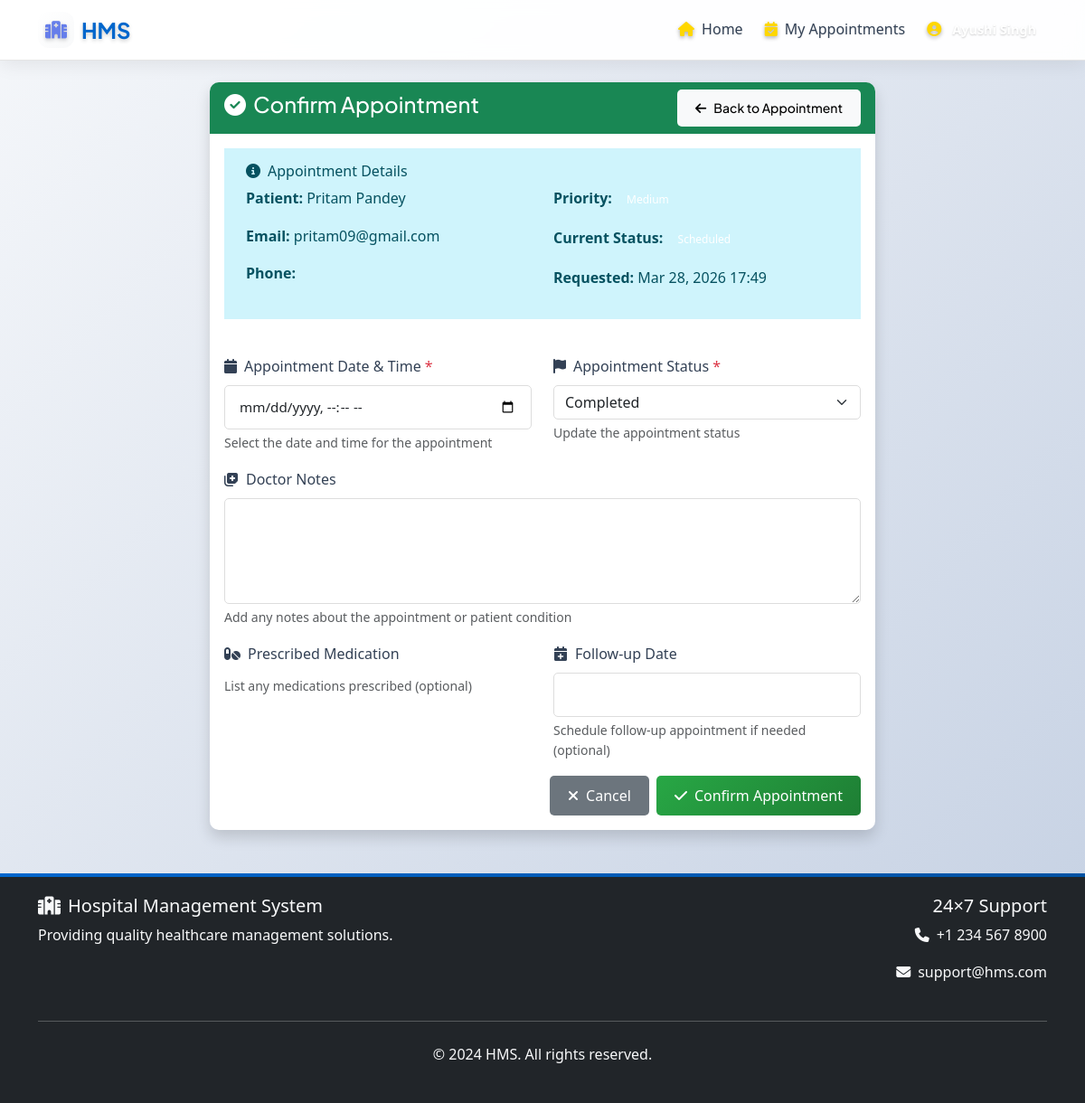
The app's page /appointments/appointment/46/confirm/ (signed in) with its own data.
### accounts/models.py (models this page shows, shortened)
class User(AbstractUser):
    ROLE_CHOICES = [
        ('ADMIN', 'Admin'),
        ('DOCTOR', 'Doctor'),
        ('PATIENT', 'Patient'),
    ]
    role = models.CharField(max_length=10, choices=ROLE_CHOICES, default='PATIENT')
    phone = PhoneNumberField(blank=True, null=True)
    profile_picture = models.ImageField(upload_to='profile_pics/', blank=True, null=True)
    date_of_birth = models.DateField(blank=True, null=True)
    address = models.TextField(blank=True)
    created_at = models.DateTimeField(auto_now_add=True)
    updated_at = models.DateTimeField(auto_now=True)
    class Meta:
        db_table = 'auth_user'
        verbose_name = 'User'
        verbose_name_plural = 'Users'
    def get_profile_picture_url(self):
        if self.profile_picture:
            return self.profile_picture.url
        return '/static/img/default-avatar.png'

### appointments/models.py (models this page shows, shortened)
class Appointment(models.Model):
    STATUS_CHOICES = [
        ('SCHEDULED', 'Scheduled'),
        ('COMPLETED', 'Completed'),
        ('CANCELLED', 'Cancelled'),
        ('EXPIRED', 'Expired'),
        ('PENDING', 'Pending'),
        ('PENDING_PAYMENT', 'Pending Payment'),
        ('PAYMENT_SUCCESSFUL', 'Payment Successful'),
    ]
    PRIORITY_CHOICES = [
        ('LOW', 'Low'),
        ('MEDIUM', 'Medium'),
        ('HIGH', 'High'),
    ]
    NOTIFICATION_CHOICES = [
        ('EMAIL', 'Email'),
        ('SMS', 'SMS'),
        ('BOTH', 'Both'),
    ]
    patient = models.ForeignKey(User, on_delete=models.CASCADE, related_name='patient_appointments')
    doctor = models.ForeignKey(User, on_delete=models.CASCADE, related_name='doctor_appointments')
    appointment_date = models.DateTimeField(null=True, blank=True)
    status = models.CharField(max_length=20, choices=STATUS_CHOICES, default='PENDING')
    priority = models.CharField(max_length=10, choices=PRIORITY_CHOICES, default='MEDIUM')
    notes = models.TextField(blank=True, null=True)
    patient_name = models.CharField(max_length=100, blank=True)
    patient_email = models.EmailField(blank=True)
    patient_phone = models.CharField(max_length=20, blank=True)
    patient_age = models.IntegerField(null=True, blank=True)
    patient_gender = models.CharField(max_length=10, blank=True)
    patient_address = models.TextField(blank=True)
    reason = models.TextField(blank=True, null=True)
    notification_preference = models.CharField(max_length=10, choices=NOTIFICATION_CHOICES, default='EMAIL')
    doctor_confirmed = models.BooleanField(default=False)
    doctor_notes = models.TextField(blank=True, null=True)
    confirmed_at = models.DateTimeField(null=True, blank=True)
    email_sent = models.BooleanField(default=False)
    sms_sent = models.BooleanField(default=False)
    last_notification_at = models.DateTimeField(null=True, blank=True)
    follow_up_date = models.DateTimeField(null=True, blank=True)
    follow_up_notes = models.TextField(blank=True, null=True)
    follow_up_completed = models.BooleanField(default=False)
    payment_method = models.CharField(max_length=20, choices=[
        ('CARD', 'Credit/Debit Card'),
        ('UPI', 'UPI'),
        ('NET_BANKING', 'Net Banking'),
    ], blank=True, null=True)
    payment_status = models.CharField(max_length=20, choices=[
        ('PENDING', 'Pending'),
        ('SUCCESSFUL', 'Successful'),
        ('FAILED', 'Failed'),
    ], default='PENDING', blank=True)
    payment_amount = models.DecimalField(max_digits=10, decimal_places=2, default=0, blank=True)
    payment_transaction_id = models.CharField(max_length=100, blank=True, null=True)
    paid_at = models.DateTimeField(null=True, blank=True)
    created_at = models.DateTimeField(auto_now_add=True)
    updated_at = models.DateTimeField(auto_now=True)
    class Meta:
        ordering = ['-appointment_date', '-created_at']

### appointments/views.py (the view)
# urls.py: path('appointment/<int:pk>/confirm/', views.confirm_appointment, name='confirm_appointment'),
@login_required
def confirm_appointment(request, pk):
    appointment = get_object_or_404(Appointment, pk=pk)
    if request.user.role != 'DOCTOR' or appointment.doctor != request.user:
        messages.error(request, 'Only the assigned doctor can confirm appointments.')
        return redirect('appointments:my_appointments')
    if request.method == 'POST':
        form = DoctorConfirmationForm(request.POST, instance=appointment)
        if form.is_valid():
            form.save()
            messages.success(request, f'Appointment {appointment.get_status_display().lower()} successfully!')
            if form.cleaned_data['status'] == 'COMPLETED':
                if not hasattr(appointment, 'medical_record'):
                    MedicalRecord.objects.create(
                        patient=appointment.patient,
                        doctor=appointment.doctor,
                        appointment=appointment,
                        diagnosis='To be updated',
                        symptoms='To be updated',
                        treatment='To be updated'
                    )
            return redirect('appointments:appointment_detail', pk=appointment.pk)
    else:
        form = DoctorConfirmationForm(instance=appointment)
    return render(request, 'appointments/confirm_appointment.html', {
        'form': form,
        'appointment': appointment
    })

### templates/appointments/confirm_appointment.html (shortened to what this page needs)
{% extends 'base.html' %}
{% block content %}
<div class="container mt-4">
    <div class="row justify-content-center">
        <div class="col-md-8">
            <div class="card shadow">
                <div class="card-header bg-success text-white">
                    <div class="d-flex justify-content-between align-items-center">
                        <h4><i class="fas fa-check-circle me-2"></i>Confirm Appointment</h4>
                        <a href="{% url 'appointments:appointment_detail' appointment.pk %}"
                           class="btn btn-light btn-sm">
                            <i class="fas fa-arrow-left me-2"></i>Back to Appointment
                        </a>
                    </div>
                </div>
                <div class="card-body">
                    <div class="row mb-4">
                        <div class="col-12">
                            <div class="alert alert-info">
                                <h6><i class="fas fa-info-circle me-2"></i>Appointment Details</h6>
                                <div class="row">
                                    <div class="col-md-6">
                                        <p><strong>Patient:</strong> {{ appointment.patient_name }}</p>
                                        <p><strong>Email:</strong> {{ appointment.patient_email }}</p>
                                        <p><strong>Phone:</strong> {{ appointment.patient_mobile }}</p>
                                    </div>
                                    <div class="col-md-6">
                                        <p><strong>Priority:</strong>
                                            <span class="badge bg-{{ appointment.priority|lower }}">
                                                {{ appointment.get_priority_display }}
                                            </span>
                                        </p>
                                        <p><strong>Current Status:</strong>
                                            <span class="badge bg-{{ appointment.status|lower }}">
                                                {{ appointment.get_status_display }}
                                            </span>
                                        </p>
                                        <p><strong>Requested:</strong> {{ appointment.created_at|date:"M d, Y H:i" }}</p>
                                    </div>
                                </div>
                            </div>
                        </div>
                    </div>
                    <form method="post" id="confirmAppointmentForm">
                        <div class="row">
                            <div class="col-md-6">
                                <div class="mb-3">
                                    <label for="{{ form.appointment_date.id_for_label }}" class="form-label">
                                        <i class="fas fa-calendar me-2"></i>Appointment Date & Time
                                        <span class="text-danger">*</span>
                                    </label>
                                    {{ form.appointment_date }}
                                    <div class="form-text">Select the date and time for the appointment</div>
                                </div>
                            </div>
                            <div class="col-md-6">
                                <div class="mb-3">
                                    <label for="{{ form.status.id_for_label }}" class="form-label">
                                        <i class="fas fa-flag me-2"></i>Appointment Status
                                        <span class="text-danger">*</span>
                                    </label>
                                    {{ form.status }}
                                    <div class="form-text">Update the appointment status</div>
                                </div>
                            </div>
                        </div>
                        <div class="row">
                            <div class="col-12">
                                <div class="mb-3">
                                    <label for="{{ form.doctor_notes.id_for_label }}" class="form-label">
                                        <i class="fas fa-notes-medical me-2"></i>Doctor Notes
                                    </label>
                                    {{ form.doctor_notes }}
                                    <div class="form-text">Add any notes about the appointment or patient condition</div>
                                </div>
                            </div>
                        </div>
                        <div class="row">
                            <div class="col-md-6">
                                <div class="mb-3">
                                    <label for="{{ form.prescribed_medication.id_for_label }}" class="form-label">
                                        <i class="fas fa-pills me-2"></i>Prescribed Medication
                                    </label>
                                    <div class="form-text">List any medications prescribed (optional)</div>
                                </div>
                            </div>
                            <div class="col-md-6">
                                <div class="mb-3">
                                    <label for="{{ form.follow_up_date.id_for_label }}" class="form-label">
                                        <i class="fas fa-calendar-plus me-2"></i>Follow-up Date
                                    </label>
                                    {{ form.follow_up_date }}
                                    <div class="form-text">Schedule follow-up appointment if needed (optional)</div>
                                </div>
                            </div>
                        </div>
                        <div class="row">
                            <div class="col-12">
                                <div class="d-flex gap-2 justify-content-end">
                                    <a href="{% url 'appointments:appointment_detail' appointment.pk %}"
                                       class="btn btn-secondary">
                                        <i class="fas fa-times me-2"></i>Cancel
                                    </a>
                                    <button type="submit" class="btn btn-success" id="submitBtn">
                                        <i class="fas fa-check me-2"></i>Confirm Appointment
                                    </button>
                                </div>
                            </div>
                        </div>
                    </form>
                </div>
            </div>
        </div>
    </div>
</div>
{% endblock %}

### templates/base.html (shortened to what this page needs)
<!DOCTYPE html>
<html lang="en">
<head>
    {% load static %}
    <link href="https://cdn.jsdelivr.net/npm/bootstrap@5.3.0/dist/css/bootstrap.min.css" rel="stylesheet">
    <link rel="stylesheet" href="https://cdnjs.cloudflare.com/ajax/libs/font-awesome/6.4.0/css/all.min.css">
    <link rel="stylesheet" href="{% static 'css/enhanced-theme-v2.css' %}">
    <link rel="stylesheet" href="{% static 'css/style.css' %}">
</head>
<body>
    <nav class="navbar navbar-expand-lg" id="mainNav">
        <div class="container">
            <a class="navbar-brand" href="{% url 'dashboard:home' %}">
                <div class="brand-icon">
                    <i class="fas fa-hospital"></i>
                </div>
                <span class="brand-text">HMS</span>
            </a>
            <div class="collapse navbar-collapse" id="navbarNav">
                <ul class="navbar-nav">
                    {% if user.is_authenticated %}
                        <li class="nav-item">
                            <a class="nav-link" href="{% url 'dashboard:home' %}">
                                <i class="fas fa-home me-2"></i>Home
                            </a>
                        </li>
                        {% if user.role == 'DOCTOR' %}
                            <li class="nav-item">
                                <a class="nav-link" href="{% url 'appointments:doctor_dashboard' %}">
                                    <i class="fas fa-calendar-check me-2"></i>My Appointments
                                </a>
                            </li>
                        {% endif %}
                        <li class="nav-item">
                            <a class="nav-link" href="{% url 'accounts:profile' %}">
                                <i class="fas fa-user-circle me-2"></i>
                                <span class="user-name">{{ user.get_full_name|default:user.username }}</span>
                            </a>
                        </li>
                    {% endif %}
                </ul>
            </div>
        </div>
    </nav>
    <main>
        {% block content %}{% endblock %}
    </main>
    <footer class="bg-dark text-light py-4 mt-5">
        <div class="container">
            <div class="row">
                <div class="col-md-6">
                    <h5><i class="fas fa-hospital me-2"></i>Hospital Management System</h5>
                    <p>Providing quality healthcare management solutions.</p>
                </div>
                <div class="col-md-6 text-md-end">
                    <h5>24×7 Support</h5>
                    <p><i class="fas fa-phone me-2"></i>+1 234 567 8900</p>
                    <p><i class="fas fa-envelope me-2"></i>support@hms.com</p>
                </div>
            </div>
            <hr class="my-4">
            <div class="text-center">
                <p>&copy; 2024 HMS. All rights reserved.</p>
            </div>
        </div>
    </footer>
</body>
</html>

### records on screen
Appointment: patient_name "Pritam Pandey", patient_email "pritam09@gmail.com", priority "Medium", status "Scheduled", created_at "Mar 28, 2026 17:49", status "Completed"

### other values on screen
{{ user.get_full_name|default:user.username }} "Ayushi Singh"
